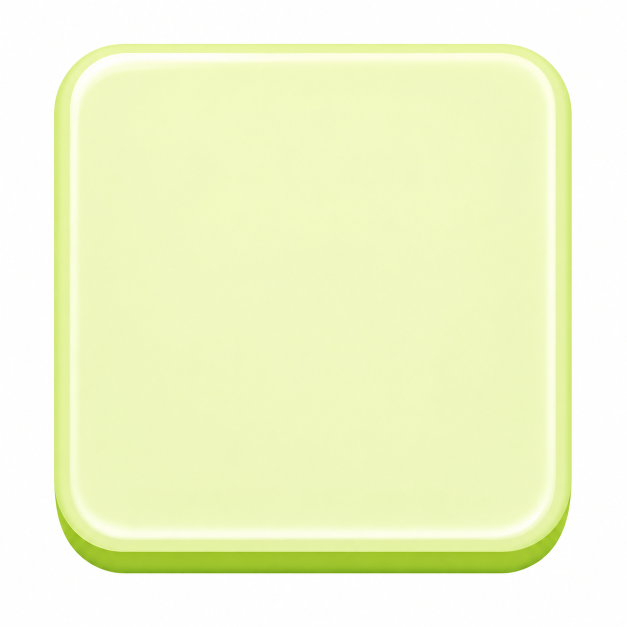
#> input picture day-04-sheep/assets/ChatGPT Image 2026年5月28日 17_54_41 (1).png, 1254 x 1254 px (shown at 1/2 size)
$ python process_card_slot.py
#> lines starting #> are read from the running program, lines starting #| are printed output that depends on the picture
"""
Re-process card_frame.png and slot_bg.png from the NEW solid-white-background sources.

Approach (better than naive threshold):
  1. Flood-fill from all 4 corners through near-white pixels -> alpha=0
     (only true background gets removed, internal light highlights are preserved)
  2. Decontaminate edge pixels: for any pixel touching transparent area,
     un-mix the white the AI baked into anti-aliased edges so the icon
     doesn't get a white halo when placed on the green grass background.
  3. Crop to non-transparent bbox (with small padding).
  4. For card_frame: resize to a square 256x256 (game uses square cards).
     For slot_bg:    resize to 700x140 keeping aspect ratio cropped/letterbox.
  5. Save and run a sanity check (corner alpha + average edge alpha report).
"""

from PIL import Image, ImageFilter
from collections import deque
import os

ASSETS_DIR = os.path.join(os.path.dirname(__file__), '..', 'assets')
OUT_DIR = os.path.join(ASSETS_DIR, 'processed')

# New source files (white background versions)
SRC_CARD = 'ChatGPT Image 2026年5月28日 17_54_41 (1).png'
SRC_SLOT = 'ChatGPT Image 2026年5月28日 17_54_42 (2).png'


# ──────────────── core algo ────────────────

def is_near_white(rgba, thr=235):
    r, g, b, _ = rgba
    return r >= thr and g >= thr and b >= thr


def flood_fill_bg_to_transparent(img, thr=235, tolerance_drop=18):
    """
    BFS from every pixel on the 4 borders. Any pixel reachable through
    near-white pixels gets alpha=0. This preserves any internal light
    (cream/yellow card face) from being eaten, because they aren't connected
    to the outer background.

    `tolerance_drop`: as we walk inward, slightly relax the threshold so
    soft anti-aliased edges (RGB ~210-235) still get partial transparency.
    """
    img = img.convert('RGBA')
    W, H = img.size
    px = img.load()

    visited = [[False] * H for _ in range(W)]
    q = deque()

    # Seed: every border pixel that is near-white
    for x in range(W):
        for y in (0, H - 1):
            r, g, b, _ = px[x, y]
            if r >= thr and g >= thr and b >= thr:
                q.append((x, y))
                visited[x][y] = True
    for y in range(H):
        for x in (0, W - 1):
            r, g, b, _ = px[x, y]
            if r >= thr and g >= thr and b >= thr:
                if not visited[x][y]:
                    q.append((x, y))
                    visited[x][y] = True

    # 4-direction BFS through near-white connected region.
    soft_thr = thr - tolerance_drop  # 217
    while q:
        x, y = q.popleft()
        r, g, b, _ = px[x, y]
        # Hard-bg: fully transparent
        if r >= thr and g >= thr and b >= thr:
            px[x, y] = (255, 255, 255, 0)
        else:
            # Soft edge: partial alpha based on how white it is
            # whiteness in [soft_thr, thr) -> alpha in (0, 255)
            white_amt = min(r, g, b)  # the "whiteness" floor
            ratio = (white_amt - soft_thr) / float(thr - soft_thr)  # 0..1
            ratio = max(0.0, min(1.0, ratio))
            new_a = int(255 * (1.0 - ratio))
            px[x, y] = (r, g, b, new_a)
            # Don't expand from soft-edge pixels; we only walk the white sea.
            continue

        for dx, dy in ((1, 0), (-1, 0), (0, 1), (0, -1)):
            nx, ny = x + dx, y + dy
            if 0 <= nx < W and 0 <= ny < H and not visited[nx][ny]:
                rr, gg, bb, _ = px[nx, ny]
                # expand if neighbor is white-ish (so soft edges get visited too)
                if rr >= soft_thr and gg >= soft_thr and bb >= soft_thr:
                    visited[nx][ny] = True
                    q.append((nx, ny))

    return img


def kill_white_islands(img, thr=235, max_island_ratio=0.05):
    """
    Second pass: detect *internal* connected white regions that the border
    flood-fill couldn't reach (e.g. white pockets enclosed by green leaves),
    and erase them. Only islands smaller than `max_island_ratio` of the total
    image area are removed -- protecting any large legitimate white area.
    """
    img = img.convert('RGBA')
    W, H = img.size
    px = img.load()
    total = W * H
    max_size = int(total * max_island_ratio)

    visited = [[False] * H for _ in range(W)]
    killed_count = 0
    killed_pixels = 0

    for sy in range(H):
        for sx in range(W):
            if visited[sx][sy]:
                continue
            r, g, b, a = px[sx, sy]
            # Only seed on still-opaque near-white pixels
            if a < 200:
                visited[sx][sy] = True
                continue
            if not (r >= thr and g >= thr and b >= thr):
                visited[sx][sy] = True
                continue

            # BFS this connected white region
            region = []
            q = deque([(sx, sy)])
            visited[sx][sy] = True
            while q:
                x, y = q.popleft()
                region.append((x, y))
                if len(region) > max_size:
                    break  # too big - probably a legitimate white area, abort
                for dx, dy in ((1, 0), (-1, 0), (0, 1), (0, -1)):
                    nx, ny = x + dx, y + dy
                    if 0 <= nx < W and 0 <= ny < H and not visited[nx][ny]:
                        rr, gg, bb, aa = px[nx, ny]
                        if aa >= 200 and rr >= thr and gg >= thr and bb >= thr:
                            visited[nx][ny] = True
                            q.append((nx, ny))

            if len(region) <= max_size:
                # Erase this island
                for (x, y) in region:
                    px[x, y] = (255, 255, 255, 0)
                killed_count += 1
                killed_pixels += len(region)

    print(f'    -> killed {killed_count} white islands, {killed_pixels} pixels '
          f'({killed_pixels / total * 100:.2f}% of image)')
    return img


def kill_halo_near_alpha(img, light_thr=200, neighbor_radius=4, transparent_ratio=0.30):
    """
    Targeted halo removal:
      For each opaque pixel with RGB >= light_thr, if a fraction >= transparent_ratio
      of its (2r+1)x(2r+1) neighborhood is already fully transparent, this pixel is
      considered a "halo / leftover edge fragment" and gets erased.

    This is the safest pass to run last: it only touches pixels that are right next
    to the cutout edge, so the interior of the artwork (no transparent neighbors)
    is never affected, no matter how light it is.
    """
    img = img.convert('RGBA')
    W, H = img.size
    px = img.load()
    snapshot = img.copy().load()

    r = neighbor_radius
    win = (2 * r + 1) * (2 * r + 1)
    min_transparent = int(win * transparent_ratio)

    killed = 0
    for y in range(H):
        for x in range(W):
            cr, cg, cb, ca = snapshot[x, y]
            if ca < 200:
                continue
            if not (cr >= light_thr and cg >= light_thr and cb >= light_thr):
                continue
            # Count transparent neighbors
            tcount = 0
            for dy in range(-r, r + 1):
                ny = y + dy
                if ny < 0 or ny >= H:
                    tcount += (2 * r + 1)  # off-image counts as transparent
                    continue
                for dx in range(-r, r + 1):
                    nx = x + dx
                    if nx < 0 or nx >= W:
                        tcount += 1
                        continue
                    if snapshot[nx, ny][3] == 0:
                        tcount += 1
            if tcount >= min_transparent:
                px[x, y] = (255, 255, 255, 0)
                killed += 1
    print(f'    -> killed {killed} halo pixels '
          f'({killed / (W * H) * 100:.2f}% of image)')
    return img


def kill_light_islands(img, light_thr=215, max_island_ratio=0.03):
    """
    Third pass: catch *light-colored* (not pure white but very light, RGB>=215)
    enclosed regions. Same as kill_white_islands but with a softer threshold,
    used for soft-edge cleanup of leaf-enclosed pockets that have anti-alias
    bleeding (e.g. RGB ~220-234).
    """
    img = img.convert('RGBA')
    W, H = img.size
    px = img.load()
    total = W * H
    max_size = int(total * max_island_ratio)

    visited = [[False] * H for _ in range(W)]
    killed_count = 0
    killed_pixels = 0

    for sy in range(H):
        for sx in range(W):
            if visited[sx][sy]:
                continue
            r, g, b, a = px[sx, sy]
            if a < 200:
                visited[sx][sy] = True
                continue
            if not (r >= light_thr and g >= light_thr and b >= light_thr):
                visited[sx][sy] = True
                continue

            region = []
            q = deque([(sx, sy)])
            visited[sx][sy] = True
            while q:
                x, y = q.popleft()
                region.append((x, y))
                if len(region) > max_size:
                    break
                for dx, dy in ((1, 0), (-1, 0), (0, 1), (0, -1)):
                    nx, ny = x + dx, y + dy
                    if 0 <= nx < W and 0 <= ny < H and not visited[nx][ny]:
                        rr, gg, bb, aa = px[nx, ny]
                        if aa >= 200 and rr >= light_thr and gg >= light_thr and bb >= light_thr:
                            visited[nx][ny] = True
                            q.append((nx, ny))

            if len(region) <= max_size:
                for (x, y) in region:
                    # Soft-feather: larger islands get full transparency,
                    # very small ones (likely halo) get full transparency too.
                    px[x, y] = (255, 255, 255, 0)
                killed_count += 1
                killed_pixels += len(region)

    print(f'    -> killed {killed_count} light islands, {killed_pixels} pixels '
          f'({killed_pixels / total * 100:.2f}% of image)')
    return img


def decontaminate_edges(img, passes=2):
    """
    For every semi-transparent pixel, pull its RGB toward its
    nearest fully-opaque neighbor's RGB. Removes white halo when the
    image is composited over a darker (green) background.
    """
    img = img.convert('RGBA')
    W, H = img.size
    for _ in range(passes):
        px = img.load()
        snapshot = img.copy().load()
        for y in range(H):
            for x in range(W):
                r, g, b, a = snapshot[x, y]
                if a <= 0 or a >= 250:
                    continue
                # average neighboring opaque pixels' RGB
                acc_r = acc_g = acc_b = cnt = 0
                for dx in (-1, 0, 1):
                    for dy in (-1, 0, 1):
                        nx, ny = x + dx, y + dy
                        if 0 <= nx < W and 0 <= ny < H:
                            rr, gg, bb, aa = snapshot[nx, ny]
                            if aa >= 250:
                                acc_r += rr; acc_g += gg; acc_b += bb; cnt += 1
                if cnt > 0:
                    new_r = acc_r // cnt
                    new_g = acc_g // cnt
                    new_b = acc_b // cnt
                    px[x, y] = (new_r, new_g, new_b, a)
    return img


def crop_to_bbox(img, padding=4):
    bbox = img.getbbox()
    if bbox is None:
        return img
    l, t, r, b = bbox
    W, H = img.size
    l = max(0, l - padding)
    t = max(0, t - padding)
    r = min(W, r + padding)
    b = min(H, b + padding)
    return img.crop((l, t, r, b))


def fit_square(img, size):
    """Resize image into a perfect square `size`x`size`, padding with transparent."""
    img = img.convert('RGBA')
    w, h = img.size
    s = max(w, h)
    canvas = Image.new('RGBA', (s, s), (0, 0, 0, 0))
    canvas.paste(img, ((s - w) // 2, (s - h) // 2), img)
    return canvas.resize((size, size), Image.LANCZOS)


def fit_letterbox(img, target_w, target_h):
    """Resize keeping aspect ratio, fit inside target, pad transparent."""
    img = img.convert('RGBA')
    w, h = img.size
    scale = min(target_w / w, target_h / h)
    new_w = int(w * scale)
    new_h = int(h * scale)
    img = img.resize((new_w, new_h), Image.LANCZOS)
    canvas = Image.new('RGBA', (target_w, target_h), (0, 0, 0, 0))
    canvas.paste(img, ((target_w - new_w) // 2, (target_h - new_h) // 2), img)
    return canvas


# ──────────────── sanity check ────────────────

def sanity_report(name, img):
    """Print: corner alpha, edge alpha avg, transparent ratio."""
    img = img.convert('RGBA')
    W, H = img.size
    px = img.load()

    # 4 corner pixels
    corners = [px[0, 0], px[W - 1, 0], px[0, H - 1], px[W - 1, H - 1]]
    corner_a = [c[3] for c in corners]

    # edge pixel alpha avg
    edge_total = 0
    edge_cnt = 0
    for x in range(W):
        for y in (0, H - 1):
            edge_total += px[x, y][3]
            edge_cnt += 1
    for y in range(H):
        for x in (0, W - 1):
            edge_total += px[x, y][3]
            edge_cnt += 1
    edge_avg = edge_total / edge_cnt

    # transparency ratio
    transp = 0
    total = W * H
    for y in range(H):
        for x in range(W):
            if px[x, y][3] == 0:
                transp += 1

    print(f'  ┌─ Sanity: {name} ({W}x{H})')
    print(f'  │  Corner alphas    : {corner_a}  (expect [0,0,0,0])')
    print(f'  │  Edge alpha avg   : {edge_avg:.1f}  (expect very low, < 5)')
    print(f'  │  Transparent ratio: {transp / total * 100:.1f}%')
    print(f'  └─')


# ──────────────── main ────────────────

def process_card_frame():
    print('\n[1/2] card_frame.png  (square card base)')
    src = os.path.join(ASSETS_DIR, SRC_CARD)
    if not os.path.exists(src):
        print(f'  ERROR: source not found: {src}')
        return
    img = Image.open(src)
#> img is the input picture: PIL image 1254x1254 RGB; mean R, G, B 241.5, 247.6, 205.8
    print(f'  loaded: {img.size}')
#|   loaded: (1254, 1254)

    img = flood_fill_bg_to_transparent(img, thr=235)
#> after the loop in flood_fill_bg_to_transparent, `for x in range(W):`: visited = 1254 items
#> the loop in flood_fill_bg_to_transparent, `while q:` made 493723 passes
#> (x, y, r, g, b) on passes 1 to 3: (0, 0, 253, 255, 255), (0, 1253, 254, 253, 253), (1, 0, 254, 255, 255)
    print(f'  flood-fill done')

    img = kill_white_islands(img, thr=235, max_island_ratio=0.05)
#> after the loop in kill_white_islands, `for sy in range(H):`: killed_count = 50; killed_pixels = 8054; visited = 1254 items
#|     -> killed 50 white islands, 8054 pixels (0.51% of image)
    print(f'  white-island kill done')

    img = kill_light_islands(img, light_thr=215, max_island_ratio=0.03)
#> after the loop in kill_light_islands, `for sy in range(H):`: killed_count = 135; killed_pixels = 44843; visited = 1254 items
#|     -> killed 135 light islands, 44843 pixels (2.85% of image)
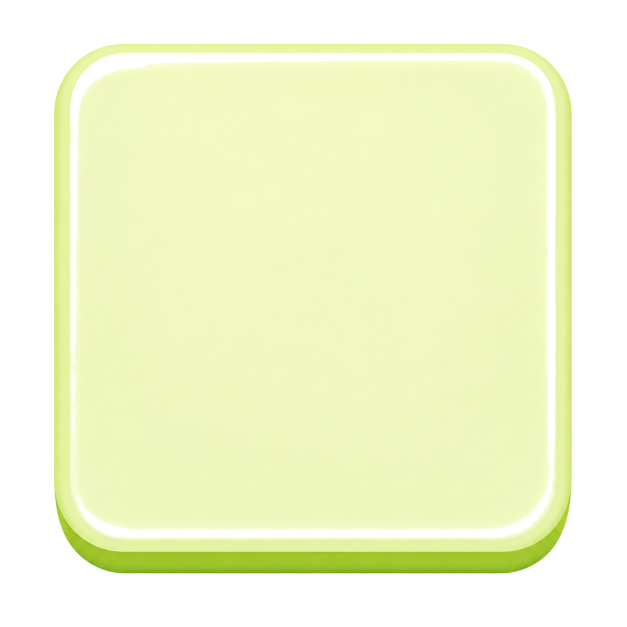
#> img: PIL image 1254x1254 RGBA (shown at 1/2 size); mean R, G, B, A 241.9, 248, 207.1, 166.5; transparent parts drawn white
    print(f'  light-island kill done')

    img = decontaminate_edges(img, passes=2)
    print(f'  edge decontamination done')

    img = crop_to_bbox(img, padding=6)
#> in crop_to_bbox, `bbox = img.getbbox()`: bbox = (108, 87, 1144, 1147)
#> in crop_to_bbox, `l, t, r, b = bbox`: l = 108; t = 87; r = 1144; b = 1147
#> in crop_to_bbox, `l = max(0, l - padding)`: l = 102
#> in crop_to_bbox, `t = max(0, t - padding)`: t = 81
#> in crop_to_bbox, `r = min(W, r + padding)`: r = 1150
#> in crop_to_bbox, `b = min(H, b + padding)`: b = 1153
    print(f'  cropped to bbox: {img.size}')
#|   cropped to bbox: (1048, 1072)

    img = fit_square(img, 256)
#> in fit_square, `canvas = Image.new('RGBA', (s, s), (0, 0, 0, 0))`: canvas: PIL image 1072x1072 RGBA; every value is 0
#> in fit_square, `canvas.paste(img, ((s - w) // 2, (s - h) // 2), img)`:
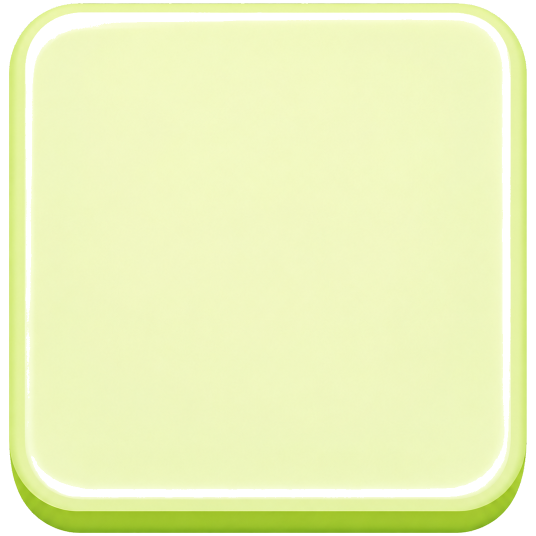
#> canvas: PIL image 1072x1072 RGBA (shown at 1/2 size); mean R, G, B, A 209.9, 218.2, 162.3, 227.7; transparent parts drawn white
#> in fit_square, `return canvas.resize((size, size), Image.LANCZOS)`:
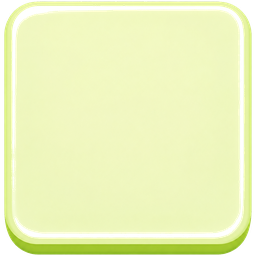
#> returned value: PIL image 256x256 RGBA; mean R, G, B, A 218.9, 227.8, 169, 227.7; transparent parts drawn white
    print(f'  resized to: {img.size}')
#|   resized to: (256, 256)

    out = os.path.join(OUT_DIR, 'card_frame.png')
    img.save(out, 'PNG', optimize=True)
    print(f'  saved -> {out}')
    sanity_report('card_frame', img)
#> in sanity_report, `corners = [px[0, 0], px[W - 1, 0], px[0, H - 1], px[W - 1, H - 1]]`: corners = [(0, 0, 0, 0), (0, 0, 0, 0), (0, 0, 0, 0), (0, 0, 0, 0)]
#> in sanity_report, `corner_a = [c[3] for c in corners]`: corner_a = [0, 0, 0, 0]
#> after the loop in sanity_report, `for x in range(W):`: edge_cnt = 512; edge_total = 39
#> after the loop in sanity_report, `for y in range(H):`: edge_cnt = 1024; edge_total = 39
#> in sanity_report, `edge_avg = edge_total / edge_cnt`: edge_avg = 0.0381
#|   ┌─ Sanity: card_frame (256x256)
#|   │  Corner alphas    : [0, 0, 0, 0]  (expect [0,0,0,0])
#|   │  Edge alpha avg   : 0.0  (expect very low, < 5)
#|   │  Transparent ratio: 6.8%


def process_slot_bg():
    print('\n[2/2] slot_bg.png  (slot bar)')
    src = os.path.join(ASSETS_DIR, SRC_SLOT)
    if not os.path.exists(src):
        print(f'  ERROR: source not found: {src}')
        return
    img = Image.open(src)
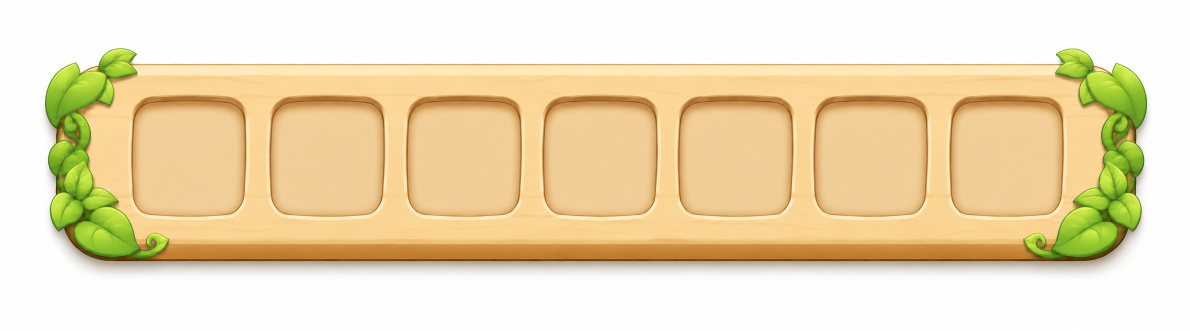
#> input picture day-04-sheep/assets/ChatGPT Image 2026年5月28日 17_54_42 (2).png, 2379 x 661 px (shown at 1/2 size)
#> img is the input picture: PIL image 2379x661 RGB; mean R, G, B 236.5, 219.3, 182.1
    print(f'  loaded: {img.size}')
#|   loaded: (2379, 661)

    img = flood_fill_bg_to_transparent(img, thr=235)
#> the loop in flood_fill_bg_to_transparent (call 2), `while q:` made 663465 passes
#> (x, y, r, g, b) on passes 1 to 3: (0, 0, 253, 253, 255), (0, 660, 254, 253, 253), (1, 0, 254, 254, 255)
    print(f'  flood-fill done')

    img = kill_white_islands(img, thr=235, max_island_ratio=0.05)
#|     -> killed 11 white islands, 20 pixels (0.00% of image)
    print(f'  white-island kill done')

    img = kill_light_islands(img, light_thr=215, max_island_ratio=0.03)
#|     -> killed 94 light islands, 14798 pixels (0.94% of image)
    print(f'  light-island kill done')

    # Slot has leaves on both ends -> there are halo fragments tucked under
    # the leaves that none of the above passes catch. This safe targeted
    # halo-killer only touches light pixels that are directly next to a
    # transparent area (so it can't damage the wood-board interior).
    img = kill_halo_near_alpha(img, light_thr=200, neighbor_radius=4,
                                transparent_ratio=0.30)
#|     -> killed 5154 halo pixels (0.33% of image)
    print(f'  halo-near-alpha kill done')

    img = decontaminate_edges(img, passes=2)
    print(f'  edge decontamination done')

    img = crop_to_bbox(img, padding=6)
#> call 2 of crop_to_bbox, with padding = 6
#> in crop_to_bbox (call 2), `return img.crop((l, t, r, b))`:
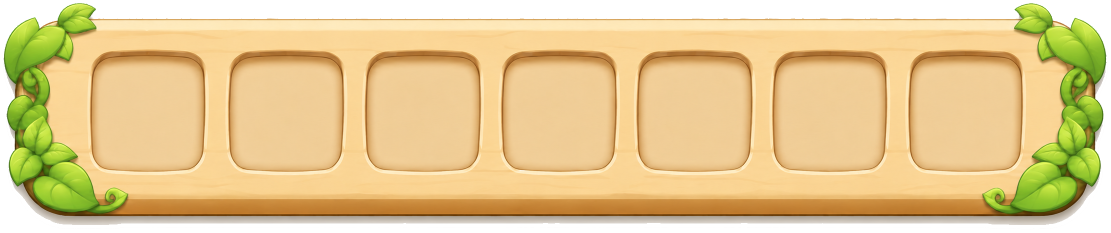
#> returned value: PIL image 2221x465 RGBA (shown at 1/2 size); mean R, G, B, A 228.1, 202.1, 145.6, 219.7; transparent parts drawn white
    print(f'  cropped to bbox: {img.size}')
#|   cropped to bbox: (2221, 465)

    # slot bar is wide; aspect ratio of source is roughly 5:1
    # game uses 700x140, but to keep more detail, we save at 1400x280
    img = fit_letterbox(img, 1400, 280)
#> in fit_letterbox, `img = img.resize((new_w, new_h), Image.LANCZOS)`:
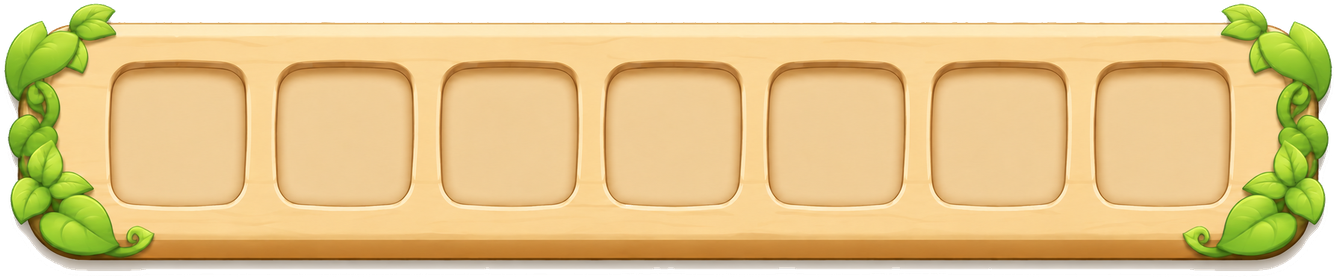
#> img: PIL image 1337x280 RGBA; mean R, G, B, A 198.1, 171.7, 114.8, 219.7; transparent parts drawn white
#> in fit_letterbox, `canvas = Image.new('RGBA', (target_w, target_h), (0, 0, 0, 0))`: canvas: PIL image 1400x280 RGBA; every value is 0
#> in fit_letterbox, `canvas.paste(img, ((target_w - new_w) // 2, (target_h - new_h) // 2), ..`:
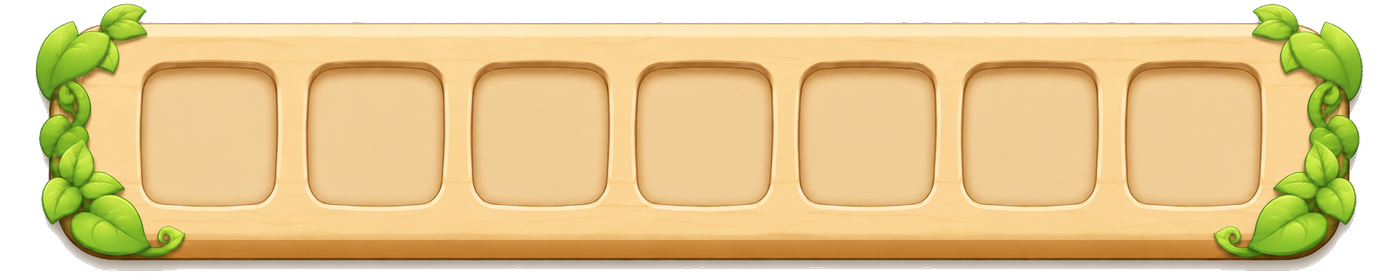
#> canvas: PIL image 1400x280 RGBA; mean R, G, B, A 184.2, 159.4, 105.4, 209.4; transparent parts drawn white
    print(f'  resized to: {img.size}')
#|   resized to: (1400, 280)

    out = os.path.join(OUT_DIR, 'slot_bg.png')
    img.save(out, 'PNG', optimize=True)
    print(f'  saved -> {out}')
    sanity_report('slot_bg', img)
#|   ┌─ Sanity: slot_bg (1400x280)
#|   │  Corner alphas    : [0, 0, 0, 0]  (expect [0,0,0,0])
#|   │  Edge alpha avg   : 0.0  (expect very low, < 5)
#|   │  Transparent ratio: 16.9%


if __name__ == '__main__':
    print('=== Re-processing card_frame & slot_bg from new white-bg sources ===')
    process_card_frame()
    process_slot_bg()
    print('\n=== Done ===')
